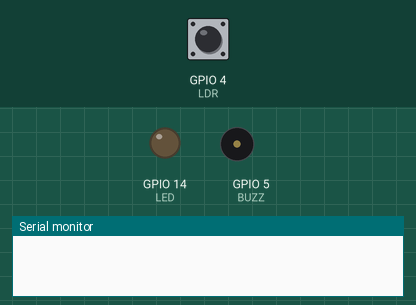
The sketch below on a simulated ESP8266 (NodeMCU). Shown: output pins drawn as LEDs (lit = HIGH), buzzer (waves = sounding), the last lines printed to the serial monitor. Dashed ring = blinking. The test bench sets the inputs (shaded band); at power-on: GPIO 4 (LDR) HIGH. WiFi joins after 1.5 s; servers stay silent unless stated.

Above: at 3.0 s.
3.1 s: GPIO 4 (LDR) pulled LOW for 1 s
At 3.17 s:
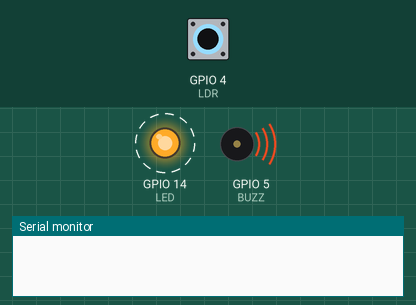
6.1 s: GPIO 4 (LDR) pulled LOW for 1 s
At 8.1 s:
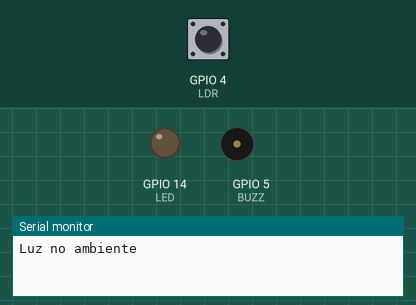
9.1 s: GPIO 4 (LDR) pulled LOW for 3.2 s
At 9.17 s:
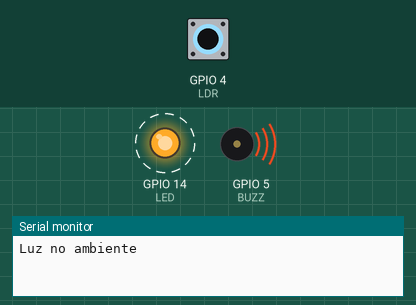
Timing chart, 0 to 13.8 s (numbered marks = the images above; inputs shaded):
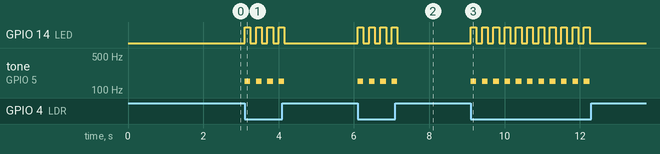

The sketch:

Projeto_MCLE6_Final.ino
```cpp
#define BLYNK_TEMPLATE_ID "TMPL2ZJArM8QK"
#define BLYNK_TEMPLATE_NAME "Projeto MCLE6 Alerta de Luz"
#define BLYNK_AUTH_TOKEN "9w9ywygOmd-U4BuwBr5pT5rsi8gUrVtb"

#define BLYNK_PRINT Serial
#include <ESP8266WiFi.h>
#include <BlynkSimpleEsp8266.h>
BlynkTimer timer; // Tempo real da Notificação

char ssid[] = "MCLE6";
char pass[] = "01000001";

const int LDR = 4; // Pino D2
const int LED = 14; // Pino D5
const int BUZZ = 5; // Pino D1
int x=0; // Variável para o controle do LDR

void notifyLuz() // Notificação
{
  int isButtonPressed = digitalRead(LDR);
  if (isButtonPressed==0 && x==0) {

    Serial.println("Luz no ambiente");
    //Blynk.email("testemail@gmail.com", "Alerta", "Luz Detectada!");
    Blynk.logEvent("alerta_luz","Alerta Luz");

    x=1;
  }
  else if (isButtonPressed==1)
  {
    x=0;
  }
}

void setup()
{
  Serial.begin(115200);
  Blynk.begin(BLYNK_AUTH_TOKEN, ssid, pass);

  pinMode(BUZZ, OUTPUT);
  pinMode(LED, OUTPUT);
  pinMode(LDR, INPUT_PULLUP);
  digitalWrite(BUZZ, LOW);
  timer.setInterval(5000L,notifyLuz); // Inicia o timer da notificação

}

void loop()
{

  Blynk.run();
  timer.run(); // Atualiza o tempo de notificação

  if(digitalRead(LDR)==LOW)
  {
    tone(BUZZ, 150);
    digitalWrite(LED, HIGH);
    delay(150);

    noTone(BUZZ);
    digitalWrite(LED, LOW);
    delay(150);
  }
  else
  {
    noTone(BUZZ);
    digitalWrite(LED, LOW);
  }
}
```

Measured:
- after the input at 3.1 s, GPIO 14 (LED): alternates HIGH for 0.15 s and LOW for 0.15 s, 8 changes in all, then stays LOW, starting at once; tone on GPIO 5 (BUZZ): alternates 150 Hz for 0.15 s and silent for 0.15 s, 8 changes in all, then stays silent, starting at once
- after the input at 6.1 s, GPIO 14 (LED): alternates HIGH for 0.15 s and LOW for 0.15 s, 8 changes in all, then stays LOW, starting at once; tone on GPIO 5 (BUZZ): alternates 150 Hz for 0.15 s and silent for 0.15 s, 8 changes in all, then stays silent, starting at once
- after the input at 9.1 s, GPIO 14 (LED): alternates HIGH for 0.15 s and LOW for 0.15 s, 22 changes in all, then stays LOW, starting at once; tone on GPIO 5 (BUZZ): alternates 150 Hz for 0.15 s and silent for 0.15 s, 22 changes in all, then stays silent, starting at once
